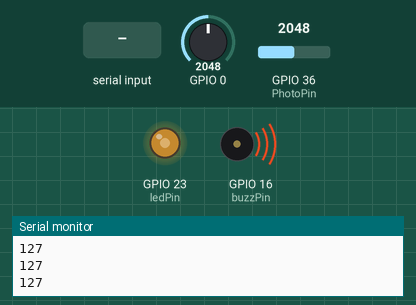
The sketch below on a simulated ESP32. Parts: output pins drawn as LEDs (lit = HIGH), buzzer (waves = sounding), the last lines printed to the serial monitor. The test bench sets the inputs (shaded band); at power-on: GPIO 36 (PhotoPin) = 2048, GPIO 0 = 2048. Random numbers use the default seed unless the sketch sets one. At 16.9 s the program stops and its outputs stay as they are.

Above: at 3.4 s.
3.5 s: GPIO 36 (PhotoPin) set to 2866
At 3.77 s:
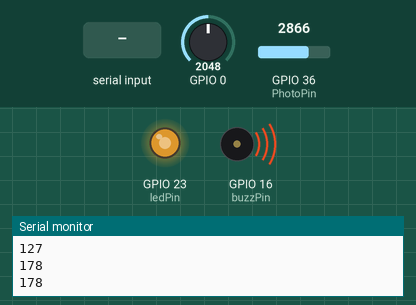
6.5 s: GPIO 36 (PhotoPin) set to 3603
At 6.73 s:
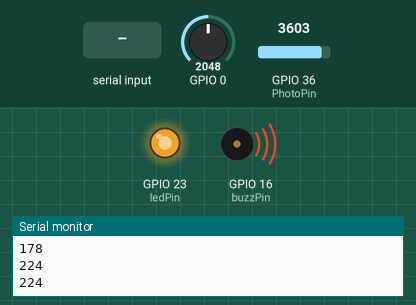
9.5 s: GPIO 36 (PhotoPin) set to 1228
11.5 s: "1" received over Serial
At 12.9 s:
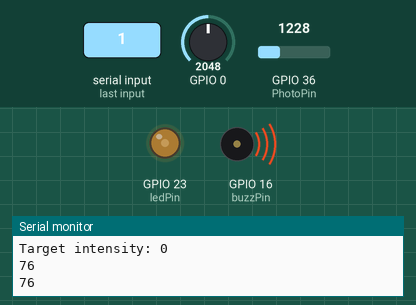
14.5 s: GPIO 36 (PhotoPin) set to 0
At 17.2 s:
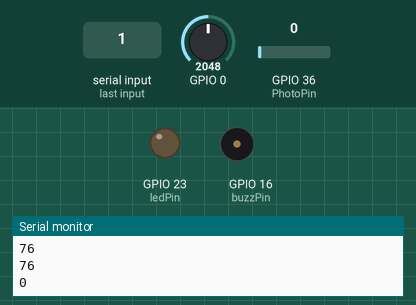
Timing chart, 0 to 18.4 s (numbered marks = the images above; inputs shaded):
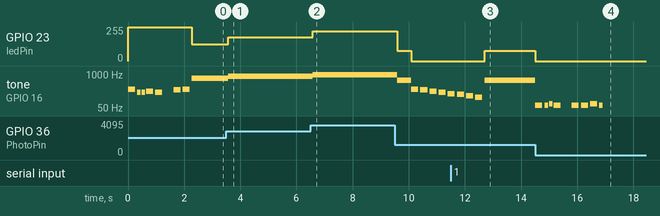

The sketch:

sketch_sep27a_Assignment_V1.ino
```cpp
#include "pitches.h"

const int ledPin = 23;
const int PhotoPin = 36;
const int buzzPin = 16;

int targetIntensity;
unsigned long startTime;
const unsigned long gameTime = 10000;

int melody [ ] = {
  NOTE_C4, NOTE_G3, NOTE_G3, NOTE_A3, NOTE_G3, 0, NOTE_B3, NOTE_C4
};

int noteDurationsStart[] = {
  4, 8, 8, 4, 4, 4, 4, 4
};

int melodyWin[] = {NOTE_C2, NOTE_C2, NOTE_D2, NOTE_C2, 0, NOTE_C2, NOTE_C2, NOTE_D2, NOTE_C2 };
int noteDurationsWin[] = {4, 8, 8, 4, 4, 4, 4, 4, 8};

int melodyLose[] = { NOTE_C4, NOTE_B3, NOTE_A3, NOTE_G3, NOTE_F3, NOTE_E3, NOTE_D3, NOTE_C3};
int noteDurationsLose[] = {  4, 4, 4, 4, 4, 4, 4, 4
};

void startGame() {
  startTime = millis();
  randomSeed(analogRead(0));

  targetIntensity = random(0, 256);

  Serial.println("New Game Started!");
  Serial.print("Target intensity: ");
  Serial.println(targetIntensity);
}

void playMelody(int melody[], int noteDurations[], int notes) {
  for (int thisNote = 0; thisNote < notes; thisNote++) {
    int noteDuration = 1000 / noteDurations[thisNote];
    tone(buzzPin, melody[thisNote], noteDuration);
    int pauseBetweenNotes = noteDuration * 1.30;
    delay(pauseBetweenNotes);
    noTone(buzzPin);
  }

}

void restartGame(){
  Serial.println("Press any key to restart the game");
  while(1) {
    if (Serial.available() > 0 ){
      Serial.read();
      startGame();
      break;
  }
}
}

void setup(){
  Serial.begin(9600);
  pinMode(ledPin, OUTPUT);
  pinMode(buzzPin, OUTPUT);
  pinMode(PhotoPin, INPUT);
  startGame();
  digitalWrite(ledPin, HIGH);
  playMelody(melody, noteDurationsStart, 8);
}


void loop() {
  if (millis() - startTime <= gameTime) {
    int lightIntensity = analogRead(PhotoPin);
    int ledBrightness = map(lightIntensity, 0, 4095, 0, 255);
    analogWrite(ledPin, ledBrightness);
    int mappedIntensity = map(lightIntensity, 0, 4095, 0, 255);
    Serial.println(mappedIntensity);

    int diff = abs(mappedIntensity - targetIntensity);


    int pitch;

    if(diff == 0) {
      digitalWrite(ledPin, LOW);
      playMelody(melodyWin, noteDurationsWin, sizeof(melodyWin)/sizeof(int));
      while(1);

    } else if (mappedIntensity > targetIntensity){
      pitch = map(diff, 0, 255, 400, 1000);
    } else {
      pitch = map(diff, 0, 255, 1000, 400);
    }
      tone(buzzPin, pitch, 100);
      delay(100);
      noTone(buzzPin);
    } else {

      digitalWrite(ledPin, LOW);

      playMelody(melodyLose, noteDurationsLose, sizeof(melodyLose)/sizeof(int));
      restartGame();
    }
  }

  // put your main code here, to run repeatedly:


  // for(int i = 0; i < 255; i++){
  //   analogWrite(ledPin, i);
  //   delay(10);
  // }


  // for(int i = 255; i >=0; i--){
  //   analogWrite(ledPin, i);
  //   delay(10);
  // }

  // int lightIntensity = analogRead(PhotoPin);

  // int mappedIntensity = map(lightIntensity, 0, 4095, 0, 255);

  // Serial.println(mappedIntensity);

  // analogWrite(ledPin, mappedIntensity);
  // if (lightIntensity >255) {
  //   analogWrite(ledPin, mappedIntensity;


  // }
  // else {
  //   analogWrite(ledPin, LOW);
  // }

  //tone(buzzPin, mappedIntensity);
  //notone(buzzPin);
```

pitches.h
```cpp
#define NOTE_B0  31
#define NOTE_C1  33
#define NOTE_CS1 35
#define NOTE_D1  37
#define NOTE_DS1 39
#define NOTE_E1  41
#define NOTE_F1  44
#define NOTE_FS1 46
#define NOTE_G1  49
#define NOTE_GS1 52
#define NOTE_A1  55
#define NOTE_AS1 58
#define NOTE_B1  62
#define NOTE_C2  65
#define NOTE_CS2 69
#define NOTE_D2  73
#define NOTE_DS2 78
#define NOTE_E2  82
#define NOTE_F2  87
#define NOTE_FS2 93
#define NOTE_G2  98
#define NOTE_GS2 104
#define NOTE_A2  110
#define NOTE_AS2 117
#define NOTE_B2  123
#define NOTE_C3  131
#define NOTE_CS3 139
#define NOTE_D3  147
#define NOTE_DS3 156
#define NOTE_E3  165
#define NOTE_F3  175
#define NOTE_FS3 185
#define NOTE_G3  196
#define NOTE_GS3 208
#define NOTE_A3  220
#define NOTE_AS3 233
#define NOTE_B3  247
#define NOTE_C4  262
#define NOTE_CS4 277
#define NOTE_D4  294
#define NOTE_DS4 311
#define NOTE_E4  330
#define NOTE_F4  349
#define NOTE_FS4 370
#define NOTE_G4  392
#define NOTE_GS4 415
#define NOTE_A4  440
#define NOTE_AS4 466
#define NOTE_B4  494
#define NOTE_C5  523
#define NOTE_CS5 554
#define NOTE_D5  587
#define NOTE_DS5 622
#define NOTE_E5  659
#define NOTE_F5  698
#define NOTE_FS5 740
#define NOTE_G5  784
#define NOTE_GS5 831
#define NOTE_A5  880
#define NOTE_AS5 932
#define NOTE_B5  988
#define NOTE_C6  1047
#define NOTE_CS6 1109
#define NOTE_D6  1175
#define NOTE_DS6 1245
#define NOTE_E6  1319
#define NOTE_F6  1397
#define NOTE_FS6 1480
#define NOTE_G6  1568
#define NOTE_GS6 1661
#define NOTE_A6  1760
#define NOTE_AS6 1865
#define NOTE_B6  1976
#define NOTE_C7  2093
#define NOTE_CS7 2217
#define NOTE_D7  2349
#define NOTE_DS7 2489
#define NOTE_E7  2637
#define NOTE_F7  2794
#define NOTE_FS7 2960
#define NOTE_G7  3136
#define NOTE_GS7 3322
#define NOTE_A7  3520
#define NOTE_AS7 3729
#define NOTE_B7  3951
#define NOTE_C8  4186
#define NOTE_CS8 4435
#define NOTE_D8  4699
#define NOTE_DS8 4978
```

Measured:
- after the input at 3.5 s, GPIO 23 (ledPin): 127/255 → 178/255 after 0.08 s; tone on GPIO 16 (buzzPin): 698 Hz → 818 Hz after 0.08 s
- after the input at 6.5 s, GPIO 23 (ledPin): 178/255 → 224/255 after 0.08 s; tone on GPIO 16 (buzzPin): 818 Hz → 927 Hz after 0.08 s
- after the input at 11.5 s, GPIO 23 (ledPin): 0/255 → 76/255 after 1.2 s
- after the input at 14.5 s, GPIO 23 (ledPin): 76/255 → 0/255 at once; tone on GPIO 16 (buzzPin): plays 65 Hz for 0.25 s, 65 Hz for 0.12 s, 73 Hz for 0.12 s, 65 Hz for 0.25 s, 65 Hz for 0.25 s, 65 Hz for 0.25 s … (8 notes in this stretch), starting at once
- by itself, tone on GPIO 16 (buzzPin): plays 262 Hz for 0.25 s, 196 Hz for 0.12 s, 196 Hz for 0.12 s, 220 Hz for 0.25 s, 196 Hz for 0.25 s, 247 Hz for 0.25 s … (8 notes in this stretch)
